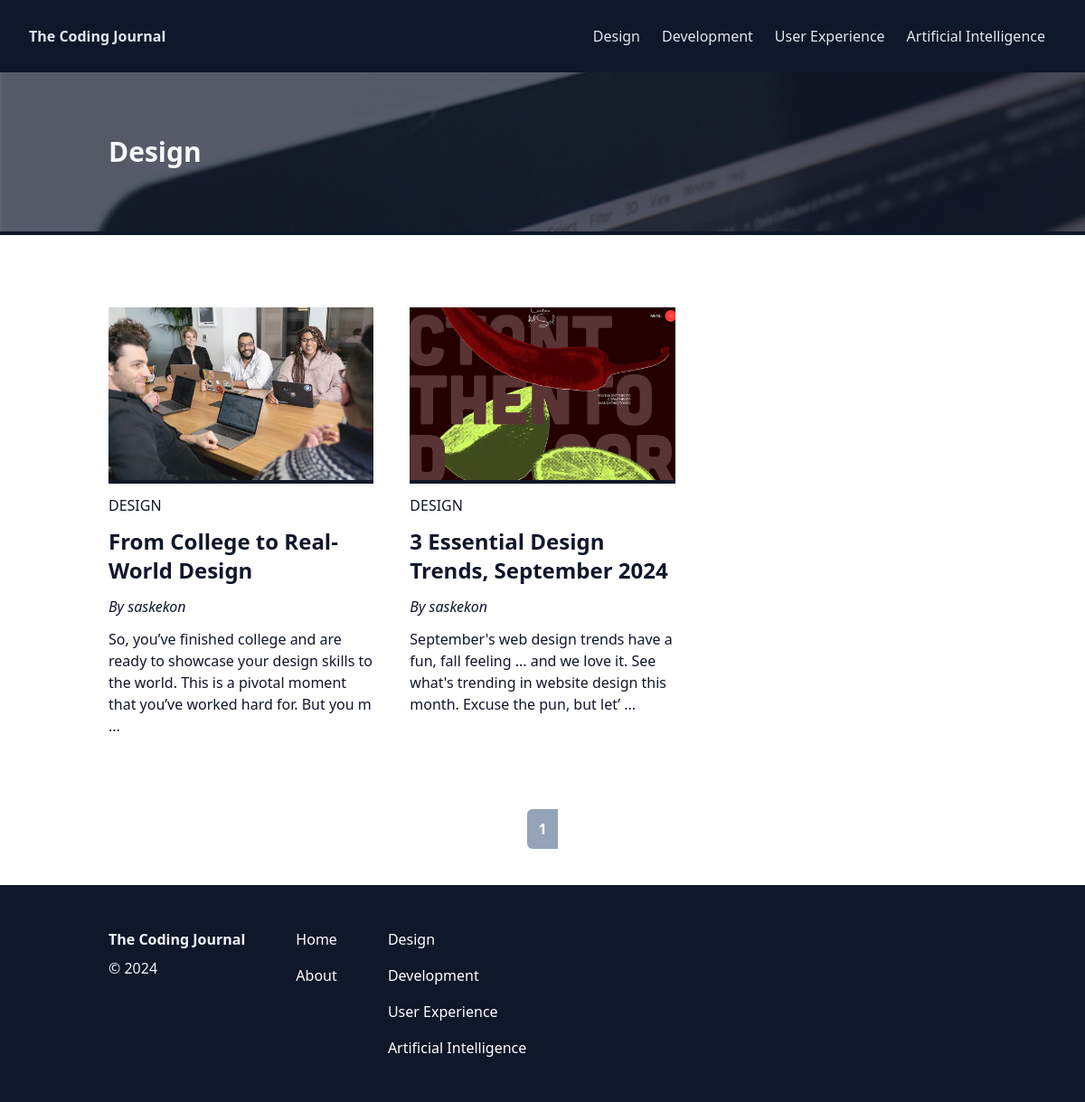
Screenshot of /design with the database file from the repository.
### app/models.py (models this page shows, shortened)
class Category(db.Model):
    id: Mapped[int] = mapped_column(primary_key=True)
    key: Mapped[str] = mapped_column(String(25), unique=True)
    name: Mapped[str] = mapped_column(String(50), unique=True)
    posts: Mapped[List["Post"]] = relationship(back_populates="c_posts") # One-to-Many Relationship

class Post(db.Model):
    id: Mapped[int] = mapped_column(primary_key=True)
    title: Mapped[str] = mapped_column(String(50))
    body: Mapped[str] = mapped_column(Text)
    featured_image: Mapped[str] = mapped_column(String(255))
    timestamp: Mapped[datetime] = mapped_column(default=lambda: datetime.now(timezone.utc))
    user_id: Mapped[int] = mapped_column(ForeignKey(User.id))
    u_posts: Mapped["User"] = relationship(back_populates="posts")
    category_id: Mapped[int] = mapped_column(ForeignKey(Category.id))
    c_posts: Mapped["Category"] = relationship(back_populates="posts")

class User(db.Model, UserMixin):
    id: Mapped[int] = mapped_column(primary_key=True)
    username: Mapped[str] = mapped_column(String(25), unique=True)
    password_hash: Mapped[str] = mapped_column(String(255))
    email: Mapped[str] = mapped_column(String(50), unique=True)
    registered_date: Mapped[datetime] = mapped_column(default=lambda: datetime.now(timezone.utc))
    profile: Mapped["Profile"] = relationship(back_populates="u_profile", uselist=False) # One-to-One Relationship
    posts: Mapped[List["Post"]] = relationship(back_populates="u_posts") # One-to-Many Relationship
    comments: Mapped[List["Comment"]] = relationship(back_populates="u_comments")

### app/views/main.py (the view)
@main.route("/<category_key>")
def category_page(category_key):
    category = db.first_or_404(db.select(Category).where(Category.key == category_key))
    title=f"{category.name} - {Config.APP_NAME}"
    posts = db.paginate(db.select(Post).where(Post.category_id == category.id).order_by(Post.timestamp.desc()), per_page=9, error_out=False)
    category_mapping = {
        "design" : "c-design",
        "development" : "c-development",
        "user-experience" : "c-ux",
        "artificial-intelligence" : "c-ai"
    }
    category_class = category_mapping.get(category_key)
    for post in posts:
        post.text_only = remove_html_tags(post.body)
    return render_template("category_page.html", title=title, category=category, category_class=category_class, posts=posts)

### app/utils.py (called while the page is built)
def remove_html_tags(body):
    soup = BeautifulSoup(body, "html.parser")
    return soup.get_text()

### app/views/main.py (called while the page is built)
@main.context_processor
def inject():
    categories = db.session.scalars(db.select(Category)).all()
    subscribe_form = SubscribeForm()
    return {
        "app_name": Config.APP_NAME,
        "categories": categories,
        "subscribe_form": subscribe_form,
        }

### app/templates/category_page.html (shortened to what this page needs)
{% extends "base.html" %}
{% block body %}
<section class="{{category_class}} mb-20 border-b-4 border-slate-900 overflow-hidden">
    <div class="container mx-auto px-8">
        <div class="flex items-center h-44 text-slate-50">
            <h1 class="text-3xl font-bold">{{ category.name }}</h1>
        </div>
    </div>
</section>
<div class="container mx-auto px-8">
    <div class="col-span-8 grid grid-cols-1 mb-10 md:grid-cols-3 md:gap-10">
        {% for post in posts %}
        <article class="mb-10">
            <a href="{{ url_for('main.single_post', post_id=post.id) }}">
                <div class="border-b-4 border-slate-900 max-h-60 overflow-hidden">
                    <img class="hover:scale-[1.1] transition-all" src="{{ url_for('main.uploaded_image', filename=post.featured_image)}}">
                </div>
                <p class="my-3 uppercase">{{ post.c_posts.name }}</p>
                <h2 class="text-2xl font-bold">{{ post.title }}</h2>
            </a>
            <p class="my-3"><i>By {{ post.u_posts.username }}</i></p>
            <p>{{ post.text_only[:150] | safe }} ...</p>
        </article>
        {% endfor %}
    </div>
    <ul class="flex justify-center mb-10">
        {% for page in posts.iter_pages() %}
            {% if page %}
                {% if page != posts.page %}
                    <li><a class="inline-block px-3 py-2 border-y-2 border-slate-400 hover:bg-slate-400 transition-all" href="{{ url_for('main.category_page', category_key=category.key, page=page) }}">{{ page }}</a></li>
                {% else %}
                    <strong class=
                        "{% if loop.first %}
                            rounded-l-md
                        {% elif loop.last %}
                            rounded-r-md
                        {% endif %}
                        inline-block px-3 py-2 border-y-2 border-slate-400 text-slate-50 bg-slate-400">
                        {{ page }}
                    </strong>
                {% endif %}
            {% else %}
                <span class=ellipsis>…</span>
            {% endif %}
        {% endfor %}
    </ul>
</div>
{% endblock %}

### app/templates/header.html (shortened to what this page needs)
<header class="{% if current_user.is_authenticated %}mt-[30px]{% endif %} bg-slate-900 text-slate-200 overflow-auto">
    <nav class="container max-w-screen-xl mx-auto px-8">
        <div class="md:flex md:justify-between">
            <div class="flex justify-between content-center py-7">
                <a class="inline-block" href="{{ url_for('main.index') }}">
                    <p class="font-extrabold">{{ app_name }}</p>
                </a>
            </div>
            <ul class="mb-5 hidden md:flex md:mb-0 md:items-center" id="collapse">
            {% if categories %}
                {% for category in categories %}
                <li class="{% if loop.last %}pb-2{% endif %} md:pb-0"><a class="navbar-link" href="{{ url_for('main.category_page', category_key=category.key) }}">{{category.name}}</a></li>
                {% endfor %}
            {% else %}
                {% if current_user.is_authenticated %}
                <a class="navbar-link" href="{{ url_for('main.profile', username=current_user.username)}}">Add Category</a>
                {% else %}
                <a class="navbar-link" href="{{ url_for('auth.login')}}">Login</a>
                {% endif %}
            {% endif %}
            </ul>
        </div>
    </nav>
</header>

### app/templates/footer.html
<footer class="py-10 text-slate-100 bg-slate-900">
    <div class="container mx-auto px-8">
        <div class="flex flex-col md:flex-row">
            <div class="mb-5 mr-14">
                <a href="{{ url_for('main.index') }}">
                    <h2 class="py-2 font-extrabold">{{ app_name }}</h2>
                </a>
                <p>&copy 2024</p>
            </div>
            <ul class="mb-5 mr-14">
                <li class="py-2 text-white hover:text-slate-400 transition-all"><a href="{{ url_for('main.index') }}">Home</a></li>
                <li class="py-2 text-white hover:text-slate-400 transition-all"><a href="#">About</a></li>
            </ul>
            <ul>
            {% for category in categories %}
                <li class="py-2 text-white hover:text-slate-400 transition-all">
                    <a href="{{ url_for('main.category_page', category_key=category.key) }}">{{category.name}}</a>
                </li>
            {% endfor %}
            </ul>
        </div>
    </div>
</footer>

### app/static/css/custom.css (style rules this page uses)
.hero, .c-design, .c-development, .c-ux, .c-ai { background-size: cover; background-attachment: fixed; }
.c-design { background-image: url("../images/pexels-tranmautritam-326514.jpg"); }

### rows the page displays
Category: name "Design"
Category: name "Development"
Category: name "User Experience"
Category: name "Artificial Intelligence"
Post: featured_image (picture), c_posts.name "DESIGN", title "From College to Real-World Design", u_posts.username "saskekon", text_only "So, you’ve finished college and are ready to showcase your design skills to the world. This is a pivotal moment that you’ve worked hard for. But you m"
Post: featured_image (picture), c_posts.name "DESIGN", title "3 Essential Design Trends, September 2024", u_posts.username "saskekon", text_only "September's web design trends have a fun, fall feeling ... and we love it. See what's trending in website design this month. Excuse the pun, but let’"

### other values shown
{{ app_name }} "The Coding Journal"
{{ page }} "1"
